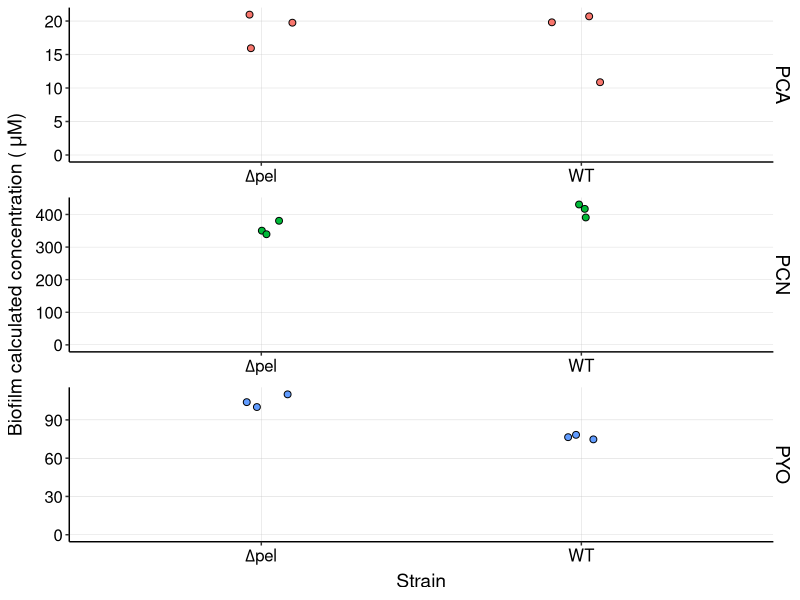
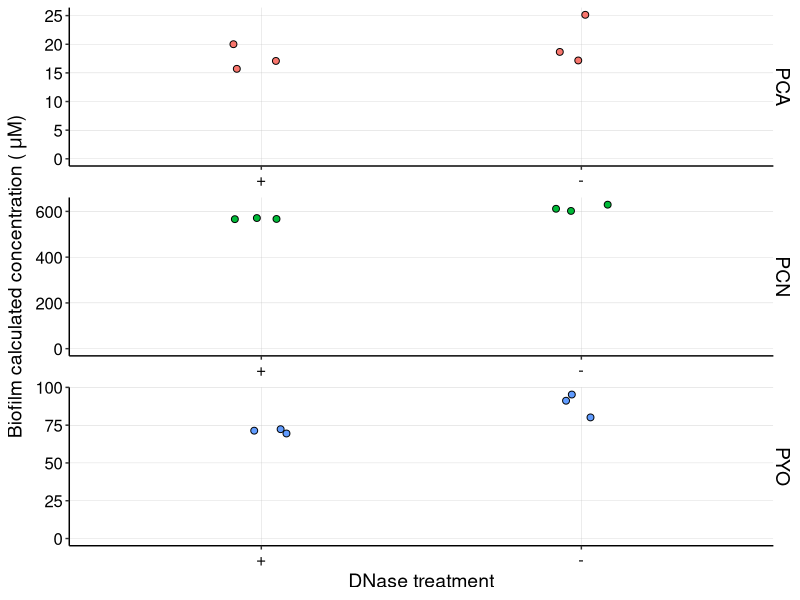
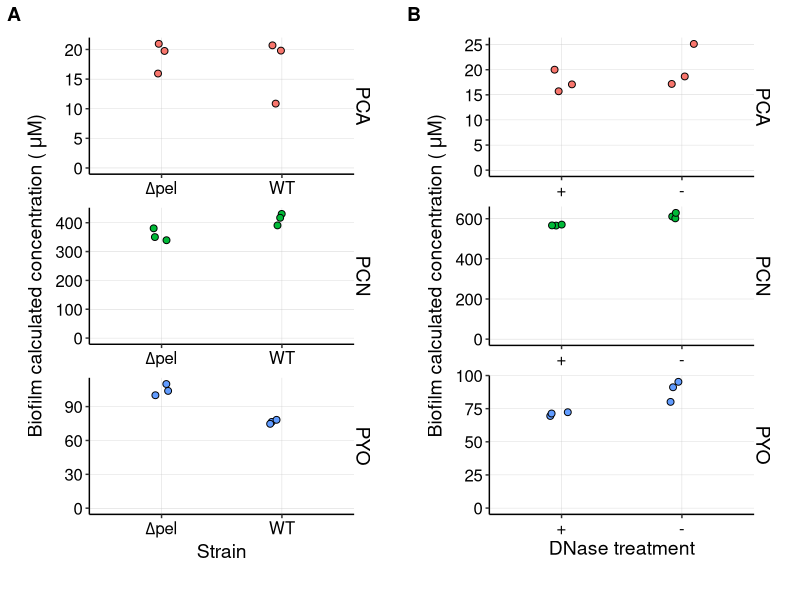

Recreate these plots in R, in order.
## ---- chunk 1
library(tidyverse)
library(cowplot)
library(broom) 
library(modelr) 
library(viridis)

knitr::opts_knit$set(root.dir = '/Users/scottsaunders/git/labwork/Figures/draft1/')
knitr::opts_chunk$set(tidy.opts=list(width.cutoff=60),tidy=TRUE, echo = TRUE, message=FALSE, warning=FALSE, fig.align="center")

theme_1 <- function () { 
    theme_classic() %+replace% 
        theme(
          axis.text = element_text( size=12),
          axis.title=element_text(size=14),
          strip.text = element_text(size = 14),
          strip.background = element_rect(color='white'),
          legend.title=element_text(size=14),
          legend.text=element_text(size=12),
          panel.grid.major = element_line(color='grey',size=0.1)
        )
}

theme_set(theme_1())
## ---- chunk 2
df_pel <- read_csv('../data/2018_10_30_HPLC_concentrations_df.csv',comment = "#") 

pel_panel <- df_pel %>% 
  filter(strain %in% c('WTpar','dPel')) %>% 
  filter(material=='cells') %>% 
  ggplot(aes(x=strain,y=calcConc,fill=measured_phenazine))+
    geom_jitter(width=0.1,height=0,shape=21,size=2)+
    facet_wrap(~measured_phenazine,scales='free',ncol=1,strip.position = 'right')+ylim(0,NA)+
    scale_x_discrete(breaks = c('dPel','WTpar'), labels=c(expression(Delta*"pel"),"WT")) +
    labs(x='Strain',y=expression("Biofilm calculated concentration ("~mu*"M)" ))+
    guides(fill=F)
pel_panel
## ---- chunk 3
df_dnase <- read_csv('../data/2018_10_08_HPLC_concentrations_df.csv',comment = "#") 

dnase_panel <- df_dnase %>% 
  filter(Strain=='WT' & Material=='cells') %>% 
  ggplot(aes(x=Condition,y=calcConc,fill=Phenazine))+
    geom_jitter(width=0.1,height=0,shape=21,size=2)+
    facet_wrap(Phenazine~.,scales='free',ncol=1,strip.position = 'right')+ylim(0,NA)+
    scale_x_discrete(breaks = c('DNase','none'), labels=c("+","-")) +
    labs(x='DNase treatment',y=expression("Biofilm calculated concentration ("~mu*"M)" ))+
    guides(fill=F)

dnase_panel
## ---- chunk 4
dnasePel <- plot_grid(pel_panel,dnase_panel,ncol=2,labels=c("A","B"),align='hv',axis='tblr',scale=0.9)

dnasePel

#ggsave('fig2ab.pdf',dnasePel, height = 8 , width = 6)


